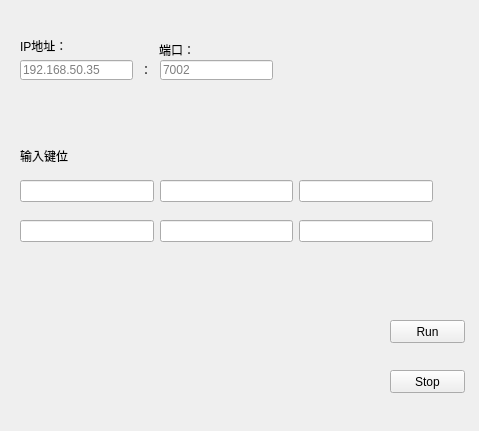
<?xml version="1.0" encoding="UTF-8"?>
<ui version="4.0">
 <class>Form</class>
 <widget class="QWidget" name="Form">
  <property name="geometry">
   <rect>
    <x>0</x>
    <y>0</y>
    <width>479</width>
    <height>431</height>
   </rect>
  </property>
  <property name="windowTitle">
   <string>Form</string>
  </property>
  <widget class="QPushButton" name="button_run">
   <property name="geometry">
    <rect>
     <x>390</x>
     <y>320</y>
     <width>75</width>
     <height>23</height>
    </rect>
   </property>
   <property name="text">
    <string>Run</string>
   </property>
  </widget>
  <widget class="QPushButton" name="button_stop">
   <property name="geometry">
    <rect>
     <x>390</x>
     <y>370</y>
     <width>75</width>
     <height>23</height>
    </rect>
   </property>
   <property name="text">
    <string>Stop</string>
   </property>
  </widget>
  <widget class="QLabel" name="label">
   <property name="geometry">
    <rect>
     <x>20</x>
     <y>40</y>
     <width>50</width>
     <height>12</height>
    </rect>
   </property>
   <property name="text">
    <string>IP地址：</string>
   </property>
  </widget>
  <widget class="QLineEdit" name="IpAdr">
   <property name="geometry">
    <rect>
     <x>20</x>
     <y>60</y>
     <width>113</width>
     <height>20</height>
    </rect>
   </property>
   <property name="placeholderText">
    <string>192.168.50.35</string>
   </property>
  </widget>
  <widget class="QLabel" name="label_2">
   <property name="geometry">
    <rect>
     <x>159</x>
     <y>40</y>
     <width>61</width>
     <height>20</height>
    </rect>
   </property>
   <property name="text">
    <string>端口：</string>
   </property>
  </widget>
  <widget class="QLabel" name="label_3">
   <property name="geometry">
    <rect>
     <x>140</x>
     <y>60</y>
     <width>16</width>
     <height>20</height>
    </rect>
   </property>
   <property name="text">
    <string>：</string>
   </property>
  </widget>
  <widget class="QLineEdit" name="lineEdit_2">
   <property name="geometry">
    <rect>
     <x>160</x>
     <y>60</y>
     <width>113</width>
     <height>20</height>
    </rect>
   </property>
   <property name="placeholderText">
    <string>7002</string>
   </property>
  </widget>
  <widget class="QLabel" name="label_4">
   <property name="geometry">
    <rect>
     <x>20</x>
     <y>150</y>
     <width>50</width>
     <height>12</height>
    </rect>
   </property>
   <property name="text">
    <string>输入键位：</string>
   </property>
  </widget>
  <widget class="QWidget" name="layoutWidget">
   <property name="geometry">
    <rect>
     <x>20</x>
     <y>220</y>
     <width>413</width>
     <height>22</height>
    </rect>
   </property>
   <layout class="QHBoxLayout" name="horizontalLayout_2">
    <item>
     <widget class="QLineEdit" name="key4">
      <property name="placeholderText">
       <string/>
      </property>
     </widget>
    </item>
    <item>
     <widget class="QLineEdit" name="key5">
      <property name="placeholderText">
       <string/>
      </property>
     </widget>
    </item>
    <item>
     <widget class="QLineEdit" name="key6">
      <property name="placeholderText">
       <string/>
      </property>
     </widget>
    </item>
   </layout>
  </widget>
  <widget class="QWidget" name="">
   <property name="geometry">
    <rect>
     <x>20</x>
     <y>180</y>
     <width>413</width>
     <height>22</height>
    </rect>
   </property>
   <layout class="QHBoxLayout" name="horizontalLayout">
    <item>
     <widget class="QLineEdit" name="key1">
      <property name="placeholderText">
       <string/>
      </property>
     </widget>
    </item>
    <item>
     <widget class="QLineEdit" name="key2">
      <property name="placeholderText">
       <string/>
      </property>
     </widget>
    </item>
    <item>
     <widget class="QLineEdit" name="key3">
      <property name="placeholderText">
       <string/>
      </property>
     </widget>
    </item>
   </layout>
  </widget>
 </widget>
 <resources/>
 <connections/>
</ui>
